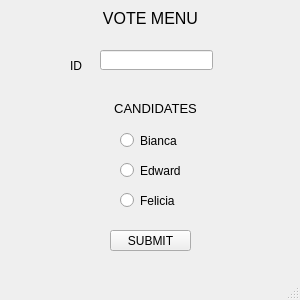
<?xml version="1.0" encoding="UTF-8"?>
<ui version="4.0">
 <class>MainWindow</class>
 <widget class="QMainWindow" name="MainWindow">
  <property name="geometry">
   <rect>
    <x>0</x>
    <y>0</y>
    <width>300</width>
    <height>300</height>
   </rect>
  </property>
  <property name="minimumSize">
   <size>
    <width>300</width>
    <height>300</height>
   </size>
  </property>
  <property name="maximumSize">
   <size>
    <width>300</width>
    <height>300</height>
   </size>
  </property>
  <property name="windowTitle">
   <string>Voting application</string>
  </property>
  <widget class="QWidget" name="centralwidget">
   <widget class="QLabel" name="label_vote">
    <property name="geometry">
     <rect>
      <x>100</x>
      <y>10</y>
      <width>101</width>
      <height>16</height>
     </rect>
    </property>
    <property name="font">
     <font>
      <pointsize>12</pointsize>
     </font>
    </property>
    <property name="text">
     <string>VOTE MENU</string>
    </property>
    <property name="alignment">
     <set>Qt::AlignCenter</set>
    </property>
   </widget>
   <widget class="QLabel" name="label_id">
    <property name="geometry">
     <rect>
      <x>70</x>
      <y>50</y>
      <width>21</width>
      <height>31</height>
     </rect>
    </property>
    <property name="font">
     <font>
      <pointsize>9</pointsize>
     </font>
    </property>
    <property name="text">
     <string>ID</string>
    </property>
   </widget>
   <widget class="QLineEdit" name="input_id">
    <property name="geometry">
     <rect>
      <x>100</x>
      <y>50</y>
      <width>113</width>
      <height>20</height>
     </rect>
    </property>
   </widget>
   <widget class="QLabel" name="label_candidates">
    <property name="geometry">
     <rect>
      <x>100</x>
      <y>100</y>
      <width>111</width>
      <height>16</height>
     </rect>
    </property>
    <property name="font">
     <font>
      <pointsize>10</pointsize>
     </font>
    </property>
    <property name="text">
     <string>CANDIDATES</string>
    </property>
    <property name="alignment">
     <set>Qt::AlignCenter</set>
    </property>
   </widget>
   <widget class="QRadioButton" name="radio_bianca">
    <property name="geometry">
     <rect>
      <x>120</x>
      <y>130</y>
      <width>62</width>
      <height>21</height>
     </rect>
    </property>
    <property name="text">
     <string>Bianca</string>
    </property>
   </widget>
   <widget class="QRadioButton" name="radio_edward">
    <property name="geometry">
     <rect>
      <x>120</x>
      <y>160</y>
      <width>62</width>
      <height>21</height>
     </rect>
    </property>
    <property name="text">
     <string>Edward</string>
    </property>
   </widget>
   <widget class="QRadioButton" name="radio_felicia">
    <property name="geometry">
     <rect>
      <x>120</x>
      <y>190</y>
      <width>62</width>
      <height>21</height>
     </rect>
    </property>
    <property name="text">
     <string>Felicia</string>
    </property>
   </widget>
   <widget class="QPushButton" name="button_submit">
    <property name="geometry">
     <rect>
      <x>110</x>
      <y>230</y>
      <width>81</width>
      <height>21</height>
     </rect>
    </property>
    <property name="text">
     <string>SUBMIT</string>
    </property>
   </widget>
  </widget>
  <widget class="QMenuBar" name="menubar">
   <property name="geometry">
    <rect>
     <x>0</x>
     <y>0</y>
     <width>300</width>
     <height>18</height>
    </rect>
   </property>
  </widget>
  <widget class="QStatusBar" name="statusbar"/>
 </widget>
 <resources/>
 <connections/>
</ui>
